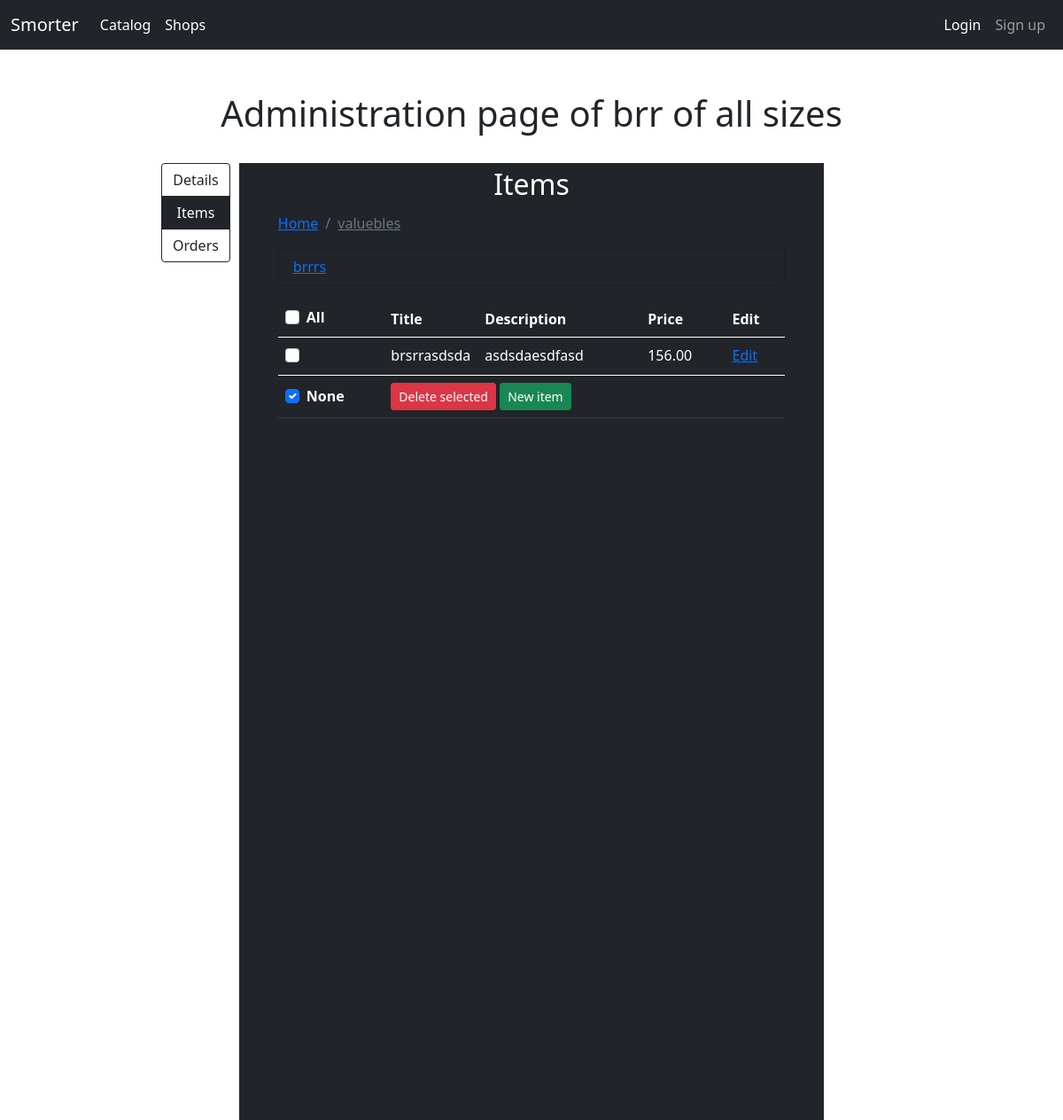
Screenshot of /shop/1/admin/items/?category=valuebles with the database file from the repository.
### eshop/models.py (models this page shows, shortened)
class Shop(models.Model):
    owner = models.ForeignKey(SmorterUser, null=True, blank=True, on_delete=models.CASCADE)
    title = models.CharField(max_length=100, null=False, blank=False, unique=True)
    description = models.TextField()
    admin_group = models.OneToOneField(SmorterGroup, null=True, blank=True, on_delete=models.SET_NULL)
    payment_methods = models.ManyToManyField(PaymentMethod, blank=False, null=False)
    shipment_methods = models.ManyToManyField(ShipmentMethod, blank=False, null=False)
    datetime = models.DateTimeField(default=datetime.datetime.now, blank=True)
    image = models.ImageField(upload_to=shop_img_path, null=True, blank=True)
    class Meta:
        ordering = ["owner"]

class Item(models.Model):
    shop = models.ForeignKey(Shop, null=False, blank=False, on_delete=models.CASCADE)
    title = models.CharField(max_length=150, blank=False, null=False)
    description = models.TextField(blank=True, null=True)
    path = models.CharField(max_length=200, blank=False, null=False)
    price = models.DecimalField(decimal_places=2, max_digits=9, blank=False, null=False)
    specs = models.CharField(max_length=1000, default={})
    class Meta:
        ordering = ["shop", "path"]

### eshop/views.py (the view)
# urls.py: path('shop/<int:id>/admin/<slug:tab>/', views.admin_shop, name="admin_shop"),
def admin_shop(request, id, tab, item_id=None, *args, **kwargs):
    shop = get_object_or_404(Shop, id=id)
    query = dict(request.GET.lists())
    current = get_shop_current_cat(shop, query)
    bread = [["".join([f'category={sus}&' for sus in current["path"][:i+1]])[:-1], sub] for i, sub in enumerate(current["path"])]
    cur_subs = [x for x in current if x not in ["items", "path"]]
    subs = [["".join([f'category={sus}&' for sus in (current["path"] if "path" in current else []) +[sub]])[:-1], sub] for sub in cur_subs]
    if request.method == 'POST':
        form_input = {**request.POST}
        for x in form_input.keys():
            if "methods" not in x:
                form_input[x] = form_input[x][0]
        form_input["owner"] = shop.owner
        form_input["owner_id"] = form_input["owner"].id
        form_input["admin_group"] = SmorterGroup.objects.get(name=f"Shop{shop.id}AdminGroup")
        admins = form_input["admins"]
        detail_form = ShopCreateForm(form_input, instance=shop)
        if detail_form.is_valid():
            set_shop_admins(shop, admins)
            detail_form.save()
        else:
            print(detail_form.errors)
    else:
        detail_form = ShopCreateForm(instance=shop)
    return render(request, 'eshop/shop/admin/admin_base.html',
                  {'detail_form': detail_form, "users": User.objects.all(),
                   "method": "PUT", "shop": shop,
                   "tab": tab, "current": current, "query_path": (bread[-1][0] if bread else ""),
                   "bread": bread, "subs": subs,
                   })

### eshop/forms.py
class ShopCreateForm(forms.ModelForm):
    admins = forms.CharField(label=_(''), widget=forms.TextInput(attrs={'class': 'form-control mb-3'}))
    class Meta:
        model = Shop
        fields = ["owner", "title", "description", "payment_methods", "shipment_methods", "image", "admin_group", "admins"]
        labels = {x:"" for x in fields}
        labels["payment_methods"] = "Select your payment methods"
        labels["shipment_methods"] = "Select your shipment methods"
        labels["image"] = "Upload your banner"
        widgets = {
            "title": forms.TextInput(attrs={'class': 'form-control mb-3', 'placeholder': 'Shop title', 'required': 'true'}),
            "description": forms.Textarea(attrs={'class': 'form-control mb-3', 'placeholder': 'Shop Description'}),
            "payment_methods": forms.SelectMultiple(attrs={'class': 'form-select mb-3'}),
            "shipment_methods": forms.SelectMultiple(attrs={'class': 'form-select mb-3'}),
            "image": forms.FileInput(attrs={'class': 'form-control mb-3', "type": "file"}),
        }

### eshop/views.py (called while the page is built)
def add_item(dic, buffer, item):
    if len(buffer) > 0:
        if buffer[0] not in dic:
            dic[buffer[0]] = {"items": [], "path": (dic["path"] if "path" in dic else []) + [buffer[0]]}
        add_item(dic[buffer[0]], buffer[1:], item)
    else:
        dic["items"].append(item)

def get_deep_dict(dic, path):
    if len(path) > 0 and path[0] in dic:
        return get_deep_dict(dic[path[0]], path[1:])
    else:
        return dic

def get_shop_categories(shop):
    categories = {"items": [], "path": []}
    items = [[x["fields"], x["pk"]] for x in json.loads(serializers.serialize("json", shop.item_set.all()))]
    for item, pk in items:
        cats = item["path"].split("/")
        item["id"] = pk
        add_item(categories, cats, item)
    return categories

def get_shop_current_cat(shop, query):
    cats = get_shop_categories(shop)
    return get_deep_dict(cats, query["category"] if "category" in query else [])

### eshop/templates/eshop/shop/admin/admin_base.html (shortened to what this page needs)
{% extends "base.html" %}
{% block content %}
<br><br>
<h1 class="text-center">Administration page of {{ shop.title }}</h1>
<br>
<div class="container bg-dark" style="width: 55%; min-height: 1080px;">
    <div class="" id="tab-buttons" style="position: relative;">
        <div class="btn-group-vertical" role="group" aria-label="Basic radio toggle button group" style="position: absolute; left: -100px;">
            <a class="btn btn-outline-dark" id="details" href="{% url 'admin_shop' shop.id 'details' %}">Details</a>
            <a class="btn btn-outline-dark" id="items" href="{% url 'admin_shop' shop.id 'items' %}">Items</a>
            <a class="btn btn-outline-dark" id="orders" href="{% url 'admin_shop' shop.id 'orders' %}">Orders</a>
        </div>
    </div>
    {% if tab == "details" %}
        {% include "eshop/shop/admin/details.html" %}
    {% elif tab == "items" %}
        {% include "eshop/shop/admin/items.html" %}
    {% elif tab == "orders" %}
        {% include "eshop/shop/admin/orders.html" %}
    {% endif %}
</div>
{% endblock %}

### eshop/templates/eshop/shop/admin/items.html (shortened to what this page needs)
{% block content %}
<div id="tab">
    <div style="margin: 0px 5%;">
        <h2 class="text-center">Items</h2>
        <nav aria-label="breadcrumb">
            <ol class="breadcrumb mb-3" id="bread">
                <li class="breadcrumb-item"><a href="{% url 'admin_shop' shop.id 'items' %}">Home</a></li>
                {% for q, s in bread %}
                    <li class="breadcrumb-item"><a href="{% url 'admin_shop' shop.id 'items' %}?{{ q }}">{{ s }}</a></li>
                {% endfor %}
            </ol>
        </nav>
        <div style="color: white;" id="content">
            <ul class="list-group mb-3">
                {% for q, s in subs %}
                    <li class="list-group-item bg-dark"><a href="{% url 'admin_shop' shop.id 'items' %}?{{ q }}">{{ s }}</a></li>
                {% endfor %}
            </ul>
            <table class="table table-dark mb-3">
                <thead>
                    <tr>
                        <th scope="col">
                            <div class="form-check">
                                <input class="form-check-input" type="checkbox" value=""id="check-all">
                                <label class="form-check-label" for="check-all">All</label>
                            </div>
                        </th>
                        <th scope="col">Title</th>
                        <th scope="col">Description</th>
                        <th scope="col">Price</th>
                        <th scope="col">Edit</th>
                    </tr>
                </thead>
                <tbody>
                    {% for item in current.items %}
                        <tr>
                            <th scope="col">
                                <div class="form-check">
                                    <input class="form-check-input" type="checkbox" value="" itemlabel="{{ item.id }}">
                                </div>
                            </th>
                            <td style="width: 15%;">{{ item.title }}</td>
                            <td>{{ item.description }}</td>
                            <td>{{ item.price }}</td>
                            <td><a class="breadcrumb-item" style="cursor: pointer;">Edit</a></td>
                        </tr>
                    {% endfor %}
                </tbody>
                <tfoot>
                    <tr>
                        <th scope="col">
                            <div class="form-check">
                                <input class="form-check-input" type="checkbox" value=""id="check-none">
                                <label class="form-check-label" for="check-none">None</label>
                            </div>
                        </th>
                        <th scope="col" colspan="4"><button class="btn btn-sm btn-danger" data-bs-toggle="modal" data-bs-target="#confirmDelete">Delete selected</button> <a class="btn btn-success btn-sm" href="{% url 'create_item' shop.id %}?{{ query_path }}">New item</a></th>
                    </tr>
                </tfoot>
            </table>
        </div>
    </div>
</div>
{% endblock %}

### eshop/templates/eshop/shop/admin/items.html (style rules this page uses)
table { counter-reset: tableCount; }

### eshop/templates/eshop/shop/admin/admin_base.html (style rules this page uses)
h2 { color: #FFF; padding: 5px 0; }

### rows the page displays
Shop: title "brr of all sizes"
Item: path "valuebles", title "brsrrasdsda", description "asdsdaesdfasd", price "156.00"

### other values shown
{{ s }} "brrrs"
